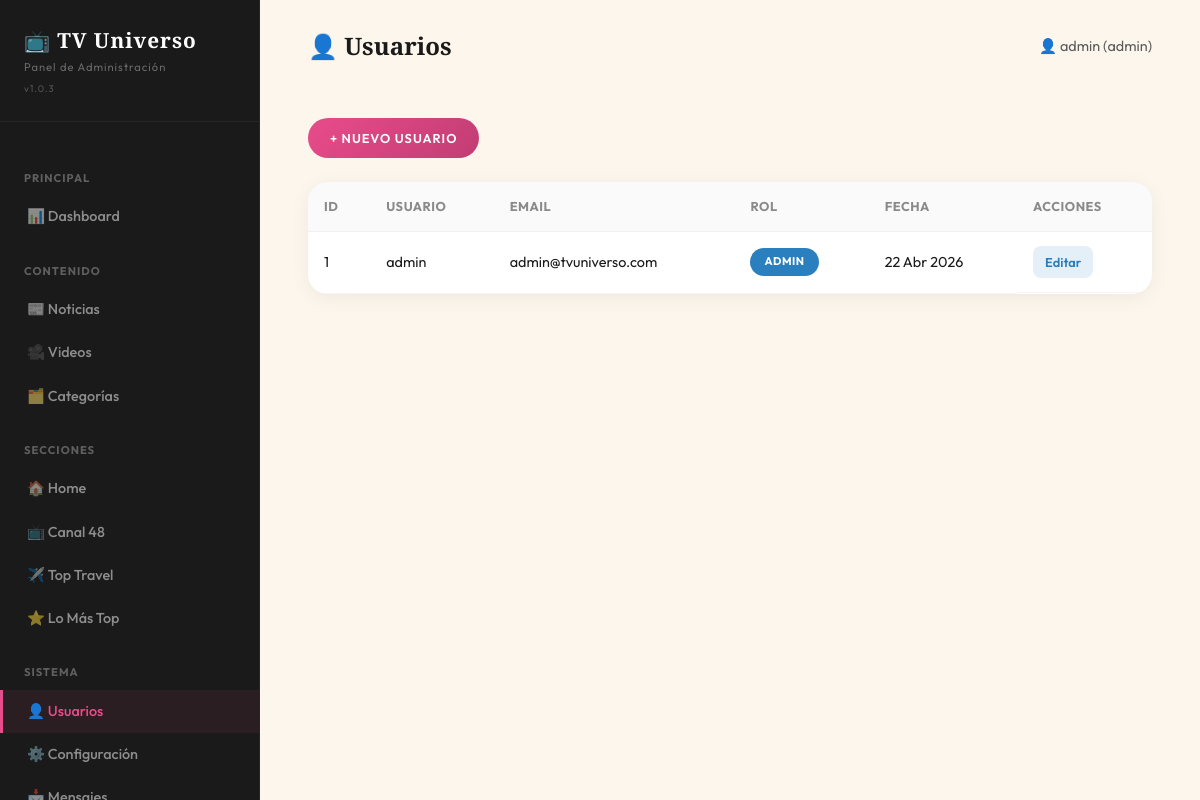
The page /admin/users.php (signed in) on the database its author committed.
### tables this page shows
CREATE TABLE IF NOT EXISTS users (
    id INT AUTO_INCREMENT PRIMARY KEY,
    username VARCHAR(50) NOT NULL UNIQUE,
    email VARCHAR(100) NOT NULL UNIQUE,
    password VARCHAR(255) NOT NULL,
    role ENUM('admin', 'editor') NOT NULL DEFAULT 'editor',
    created_at TIMESTAMP DEFAULT CURRENT_TIMESTAMP
);

### includes/functions.php (called while the page is built, shortened)
<?php
function sanitize(string $input): string {
    return htmlspecialchars(trim($input), ENT_QUOTES, 'UTF-8');
}
function formatDate(string $date): string {
    $months = ['Ene','Feb','Mar','Abr','May','Jun','Jul','Ago','Sep','Oct','Nov','Dic'];
    $ts = strtotime($date);
    $day = date('d', $ts);
    $month = $months[(int)date('m', $ts) - 1];
    $year = date('Y', $ts);
    return "{$day} {$month} {$year}";
}

### admin/users.php (the view, shortened to what this page needs)
<?php
$action = $_GET['action'] ?? 'list';
$id = isset($_GET['id']) ? (int)$_GET['id'] : 0;
require_once __DIR__ . '/layout.php';
if ($action === 'create' || ($action === 'edit' && $id)):
    $editUser = null;
    if ($action === 'edit') {
        $stmt = $pdo->prepare("SELECT id, username, email, role FROM users WHERE id = :id");
        $stmt->execute([':id' => $id]);
        $editUser = $stmt->fetch();
    }
?>
<div style="margin-bottom:var(--space-lg);">
    <a href="users.php" class="btn btn--outline btn--small">← Volver</a>
</div>
<div class="admin-form" style="max-width:500px;">
    <form method="POST">
        <?= csrfField() ?>
        <div class="form-group">
            <label>Usuario</label>
            <input type="text" name="username" class="form-control" value="<?= sanitize($editUser['username'] ?? '') ?>" required>
        </div>
        <div class="form-group">
            <label>Email</label>
            <input type="email" name="email" class="form-control" value="<?= sanitize($editUser['email'] ?? '') ?>" required>
        </div>
        <div class="form-group">
            <label>Contraseña <?= $action === 'edit' ? '(dejar vacío para no cambiar)' : '' ?></label>
            <input type="password" name="password" class="form-control" <?= $action === 'create' ? 'required' : '' ?>>
        </div>
        <div class="form-group">
            <label>Rol</label>
            <select name="role" class="form-control">
                <option value="editor" <?= ($editUser['role'] ?? '') === 'editor' ? 'selected' : '' ?>>Editor</option>
                <option value="admin" <?= ($editUser['role'] ?? '') === 'admin' ? 'selected' : '' ?>>Admin</option>
            </select>
        </div>
        <button type="submit" class="btn btn--primary"><?= $action === 'edit' ? 'Actualizar' : 'Crear usuario' ?></button>
    </form>
</div>
<?php else:
$stmt = $pdo->query("SELECT id, username, email, role, created_at FROM users ORDER BY id");
$allUsers = $stmt->fetchAll();
?>
<div style="margin-bottom:var(--space-lg);">
    <a href="users.php?action=create" class="btn btn--primary btn--small">+ Nuevo usuario</a>
</div>
<div class="table-wrapper">
    <table class="admin-table">
        <thead>
            <tr><th>ID</th><th>Usuario</th><th>Email</th><th>Rol</th><th>Fecha</th><th>Acciones</th></tr>
        </thead>
        <tbody>
            <?php foreach ($allUsers as $u): ?>
            <tr>
                <td><?= $u['id'] ?></td>
                <td><?= sanitize($u['username']) ?></td>
                <td><?= sanitize($u['email']) ?></td>
                <td><span class="badge <?= $u['role'] === 'admin' ? 'badge--canal48' : 'badge--toptravel' ?>"><?= $u['role'] ?></span></td>
                <td><?= formatDate($u['created_at']) ?></td>
                <td class="admin-table__actions">
                    <a href="users.php?action=edit&id=<?= $u['id'] ?>" class="btn-edit">Editar</a>
                </td>
            </tr>
            <?php endforeach; ?>
        </tbody>
    </table>
</div>
<?php endif; ?>
<?php require_once __DIR__ . '/layout_footer.php'; ?>

### assets/css/styles.css (style rules this page uses)
:root { --rosa: #E84C8A; --amarillo: #F2B705; --azul: #2A7FBF; --verde: #4CAF7D; --cafe: #6B4226; --crema: #FDF6EC; --oscuro: #1A1A1A; --bg-primary: #FDF6EC; --bg-section: #F5EDE0; --bg-block: #EDE4D6; --bg-card: #FFFFFF; --text-primary: #1A1A1A; --text-secondary: #5A5A5A; --text-muted: #8A8A8A; --font-heading: 'Playfair Display', serif; --font-body: 'Outfit', sans-serif; --space-xs: 0.25rem; --space-sm: 0.5rem; --space-md: 1rem; --space-lg: 1.5rem; --space-xl: 2rem; --space-2xl: 3rem; --space-3xl: 4rem; --radius-sm: 8px; --radius-md: 12px; --radius-lg: 20px; --radius-xl: 28px; --radius-full: 50%; --transition: all 0.4s cubic-bezier(0.25, 0.8, 0.25, 1); --shadow-card: 0 4px 20px rgba(0,0,0,0.06); --shadow-hover: 0 20px 60px rgba(0,0,0,0.12); --max-width: 1280px; }
*, *::before, *::after { margin:0; padding:0; box-sizing:border-box; }
html { scroll-behavior:smooth; font-size:16px; }
body { font-family: var(--font-body); background: var(--bg-primary); color: var(--text-primary); line-height: 1.6; -webkit-font-smoothing: antialiased; overflow-x: hidden; }
a { color:inherit; text-decoration:none; transition:var(--transition); }
.badge { display: inline-block; padding: 5px 14px; border-radius: 20px; font-size: 0.7rem; font-weight: 700; text-transform: uppercase; letter-spacing: 0.5px; }
.badge--canal48 { background:var(--azul); color:#fff; }
.btn { display: inline-flex; align-items: center; gap: var(--space-sm); padding: 14px 32px; border-radius: 50px; font-family: var(--font-body); font-weight: 600; font-size: 0.85rem; border: none; cursor: pointer; transition: var(--transition); text-transform: uppercase; letter-spacing: 1px; }
.btn--primary { background: linear-gradient(135deg, var(--rosa), #c13d73); color: #fff; }
.btn--small { padding:10px 22px; font-size:0.8rem; }

### assets/css/admin.css (style rules this page uses)
body:has(.admin-layout) { overflow-x:auto !important; }
.table-wrapper { overflow-x: auto; background: var(--bg-card, #fff); border-radius: var(--radius-lg, 20px); box-shadow: 0 4px 20px rgba(0,0,0,0.06); }
.admin-table { width:100%; min-width:700px; border-collapse:collapse; }
.admin-table th { text-align: left; padding: 14px 16px; font-size: 0.8rem; font-weight: 700; text-transform: uppercase; letter-spacing: 0.5px; color: var(--text-muted, #8A8A8A); background: rgba(0,0,0,0.02); border-bottom: 1px solid rgba(0,0,0,0.06); }
.admin-table td { padding: 14px 16px; font-size: 0.9rem; border-bottom: 1px solid rgba(0,0,0,0.04); vertical-align: middle; color: #1A1A1A; }
.admin-table__actions { display:flex; gap:0.5rem; white-space:nowrap; }
.admin-table__actions a, .admin-table__actions button { padding: 6px 12px; border-radius: 8px; font-size: 0.8rem; font-weight: 600; cursor: pointer; transition: all 0.3s ease; border: none; font-family: var(--font-body, 'Outfit', sans-serif); }
.btn-edit { background:rgba(42,127,191,0.12); color:var(--azul, #2A7FBF); }

### admin/layout.php (style rules this page uses)
.table-wrapper { overflow-x:auto;-webkit-overflow-scrolling:touch;width:100% }
.admin-table { width:100%;min-width:700px;border-collapse:collapse }

### rows shown on the page
users: id "1", username "admin", email "admin@tvuniverso.com", role "ADMIN", created_at "22 Abr 2026"

### other values the page prints
$icon "📊 📰 🎥 🗂️ 🏠 📺 ✈️ ⭐ 👤 ⚙️"
$label "Dashboard Noticias Videos Categorías Home Canal 48 Top Travel Lo Más Top Usuarios Configuración"
$adminTitle "👤 Usuarios"
$user['username'] "admin"
$user['role'] "admin"
